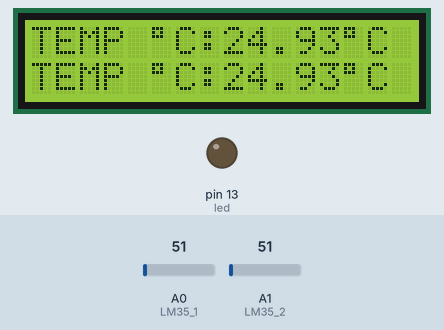
Recording of a sketch running on a simulated Arduino Uno, built with avr-gcc and run on an emulated ATmega328P. Parts: 16×2 character LCD, output pins drawn as LEDs (lit = HIGH). The inputs (shaded band) are chosen by the test bench; at power-on: A0 (LM35_1) = 51, A1 (LM35_2) = 51. What the sketch prints to the serial monitor is not drawn.

Above: at 1.2 s.
1.3 s: A0 (LM35_1) set to 22
At 2.0 s:
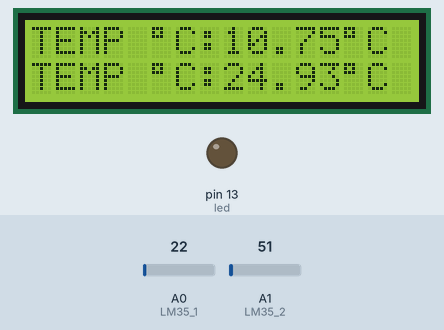
2.8 s: A0 (LM35_1) set to 18
At 3.1 s:
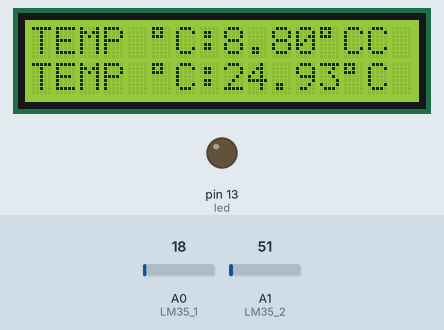
4.3 s: A1 (LM35_2) set to 23
At 5.5 s:
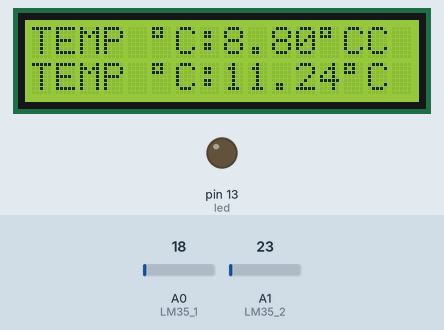
5.8 s: A1 (LM35_2) set to 18
At 6.6 s:
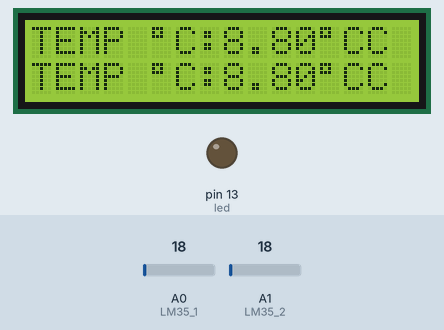
7.3 s: A0 (LM35_1) set to 55
At 7.7 s:
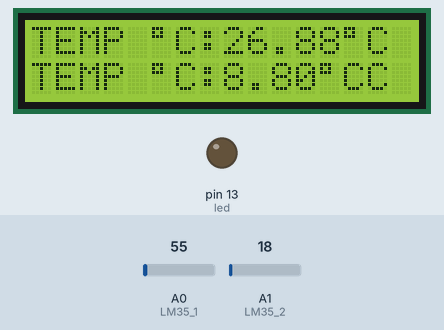
8.8 s: A0 (LM35_1) set to 67
At 10.1 s:
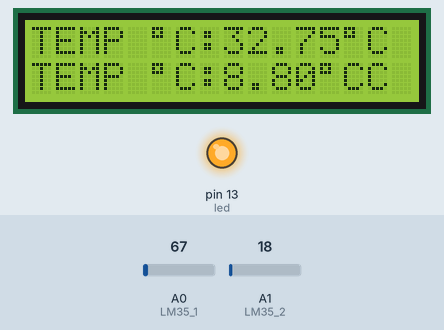
Timing chart, 0 to 11.3 s (numbered marks = the images above; inputs shaded):
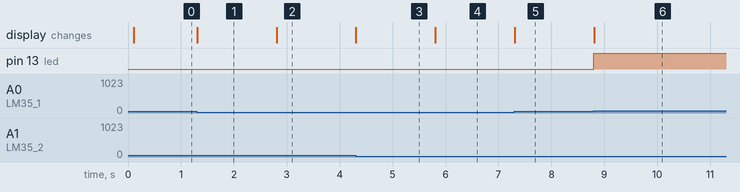

Measured:
- the behaviour switches between 21 and 20 on A0 (LM35_1) (found by bisection; images 1 and 2)
- the behaviour switches between 21 and 20 on A1 (LM35_2) (found by bisection; images 3 and 4)
- the behaviour switches between 61 and 62 on A0 (LM35_1) (found by bisection; images 5 and 6)
- after the input at 1.3 s, the display: changes at once (image 1)
- after the input at 2.8 s, the display: changes at once (image 2)
- after the input at 4.3 s, the display: changes at once (image 3)
- after the input at 5.8 s, the display: changes at once (image 4)
- after the input at 7.3 s, the display: changes at once (image 5)
- after the input at 8.8 s, pin 13 (led): LOW → HIGH at once; the display: changes at once (image 6)

The sketch:

LM35.ino
```cpp
#include <LiquidCrystal.h>
LiquidCrystal lcd(12, 11, 5, 4, 3, 2);
#define LM35_1 A0
#define LM35_2 A1
#define led 13
float tempCelsius1 ;//độ C
float preTempCelsius1 ;//độ C
float tempCelsius2 ;//độ C
float preTempCelsius2 ;//độ C
unsigned long elapsedTime;
void setup() {
 lcd.begin(16, 2);
 pinMode(led, OUTPUT);
 Serial.begin(9600);
}
void loop() {
 if (millis() - elapsedTime >= 100)
 {
 elapsedTime = millis();
 tempCelsius1 = (5.0*(float)analogRead(LM35_1)*100.0/1023.0);
 tempCelsius2 = (5.0*(float)analogRead(LM35_2)*100.0/1023.0);
 if ((tempCelsius1 > 30) || (tempCelsius2 > 30)){
  digitalWrite(led,1);
  }
 else{
  digitalWrite(led,0);
 }
 if (tempCelsius1!= preTempCelsius1)
 {
 lcd.setCursor(7, 0);
 lcd.print(" "); // In 9 khoảng trắng để xóa
 }
 if (tempCelsius2!= preTempCelsius2)
 {
 lcd.setCursor(7, 1);
 lcd.print(" "); // In 9 khoảng trắng để xóa
 }
lcd.setCursor(0, 0);
 lcd.print("TEMP ");
 lcd.print(char(223));
 lcd.print("C:");
 lcd.print(tempCelsius1);
 lcd.print(char(223));
 lcd.print("C");
 lcd.setCursor(0, 1);
 lcd.print("TEMP ");
 lcd.print(char(223));
 lcd.print("C:");
 lcd.print(tempCelsius2);
 lcd.print(char(223));
 lcd.print("C");
 Serial.print(tempCelsius1);
 Serial.print(" ");
 Serial.println(tempCelsius2);
 preTempCelsius1 = tempCelsius1;
 preTempCelsius2 = tempCelsius2;
 }
}
```
